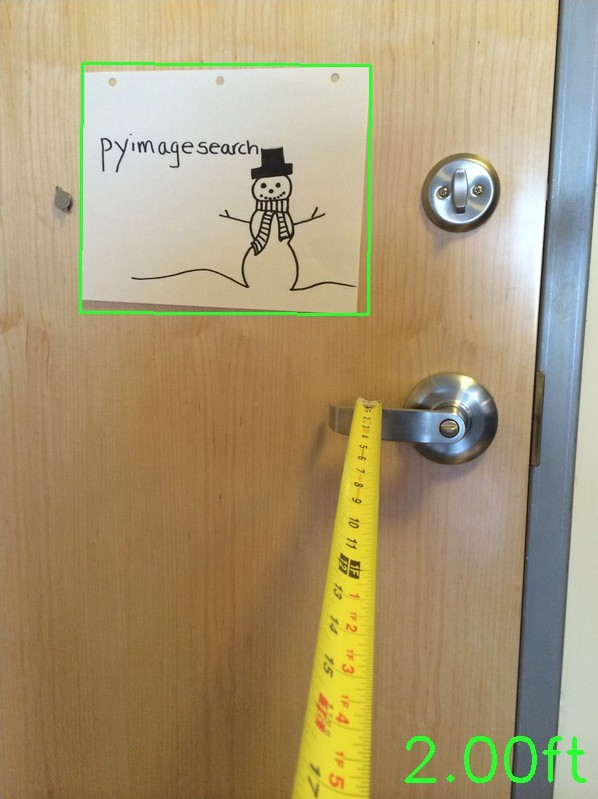
#> input picture distance_to_camera/2ft.jpg, 598 x 799 px
$ python distance_to_camera.py   (older library calls are emulated)
#> lines starting #> are read from the running program, lines starting #| are printed output that depends on the picture; after the words box and inside, x2 and y2 are one past the last pixel; in counts of white or black regions, pixels touching at a corner belong together
from imutils import paths
import numpy as np
import imutils
import cv2

# initialize the known distance from the camera to the object, which
# in this case is 24 inches
KNOWN_DISTANCE = 24.0

# initialize the known object width, which in this case, the piece of
# paper is 12 inches wide
KNOWN_WIDTH = 11.0

def get_focalLength():
    # load the furst image that contains an object that is KNOWN TO BE 2 feet
    # from our camera, then find the paper marker in the image, and initialize
    # the focal length
    image = cv2.imread("./2ft.jpg")
#> image is the input picture: shape (799, 598, 3); mean B, G, R 115.6, 152.1, 168.4
    marker = find_marker(image)
    focalLength = (marker[1][0] * KNOWN_DISTANCE) / KNOWN_WIDTH

    return focalLength


def find_marker(image):
    # convert the image to grayscale, blur it, and detect edges
    gray = cv2.cvtColor(image, cv2.COLOR_BGR2GRAY)
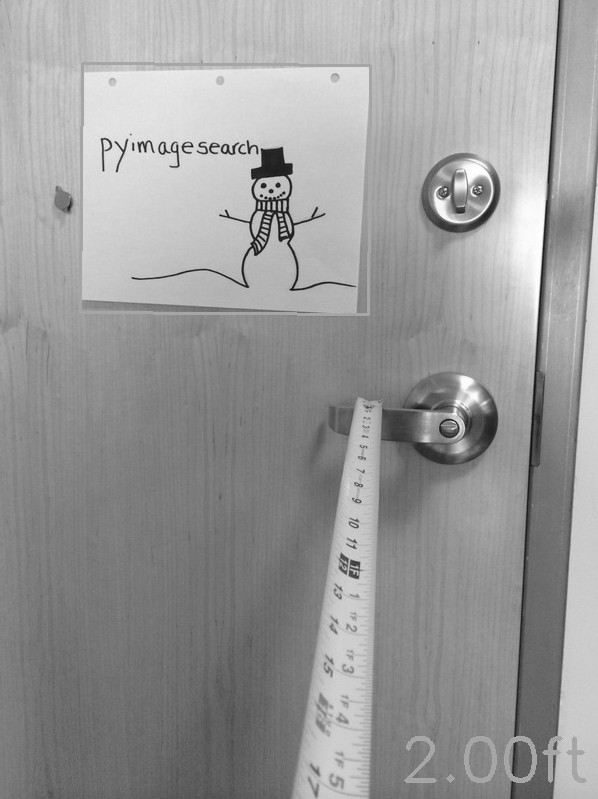
#> gray: shape (799, 598); min 11, max 255, mean 152.8
    gray = cv2.GaussianBlur(gray, (5, 5), 0)
    edged = cv2.Canny(gray, 35, 125)
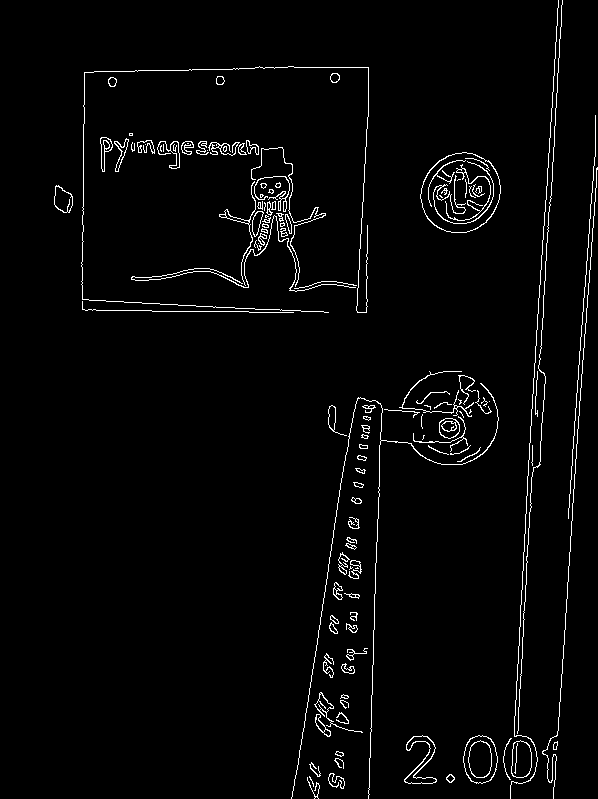
#> edged: shape (799, 598); 2.6% white in thin lines or dots

    # the contour of paper is not closed, so apply close operation(dilate and erode)
    kernel = np.ones((3, 3), np.uint8)
    close = cv2.morphologyEx(edged, cv2.MORPH_CLOSE, kernel)
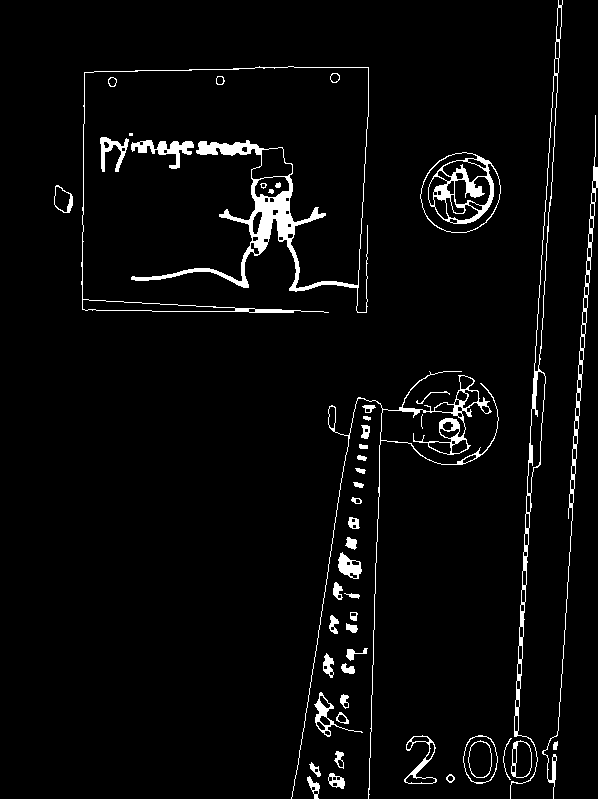
#> close: shape (799, 598); 3.7% white; 50 white regions (2 under 20 px)

    # find the contours in the edged image and keep the largest one;
    # we'll assume that this is our piece of paper in the image
    cnts = cv2.findContours(close.copy(), cv2.RETR_LIST, cv2.CHAIN_APPROX_SIMPLE)
#> cnts = 186 contours, 38 with area under 20; largest, box (x1, y1, x2, y2) and area: (81, 66, 369, 313) 6411, (420, 152, 501, 233) 4974, (510, 0, 563, 799) 3688, (291, 371, 499, 799) 2114, (420, 152, 501, 233) 1560
    cnts = imutils.grab_contours(cnts)
    c = max(cnts, key = cv2.contourArea)
#> c = contour of 726 points, box (x1, y1, x2, y2) (81, 66, 369, 313), area 6411

    # compute the bounding box of the of the paper region and return it
    return cv2.minAreaRect(c)


def distance_to_camera(knownWidth, focalLength, perWidth):
    # compute and return the distance from the maker to the camera
    return (knownWidth * focalLength) / perWidth


if __name__ == "__main__":

    focalLength = get_focalLength()
#> in get_focalLength, `marker = find_marker(image)`: marker = ((224.5, 188.8), (246.2, 286.2), -89.7)
#> in get_focalLength, `focalLength = (marker[1][0] * KNOWN_DISTANCE) / KNOWN_WIDTH`: focalLength = 537.2
#> focalLength = 537.2

    # loop over the images
    for imagePath in sorted(paths.list_images("images")):
        # load the image, find the marker in the image, then compute the
        # distance to the marker from the camera
        image = cv2.imread(imagePath)
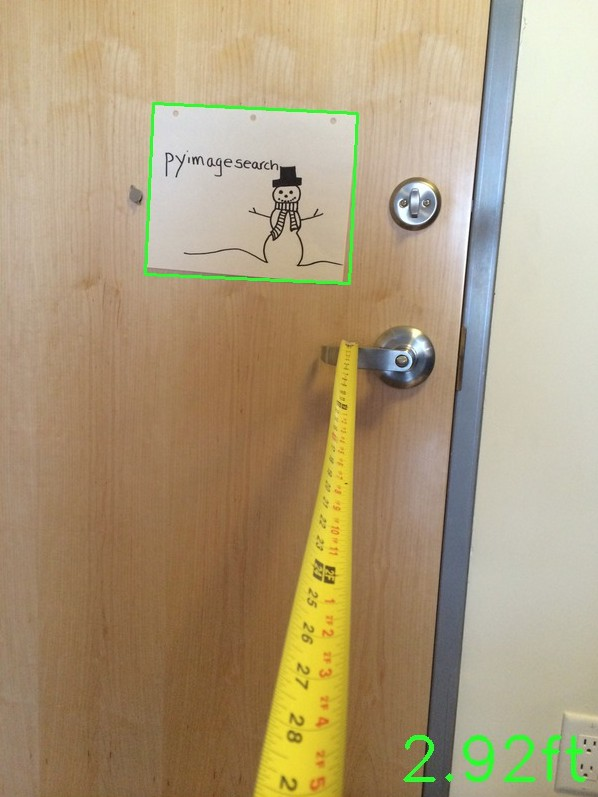
#> input picture distance_to_camera/images/3ft.jpg, 598 x 797 px
#> image is the input picture: shape (797, 598, 3); mean B, G, R 123.6, 156.1, 173.8
        marker = find_marker(image)
#> in find_marker (call 2), `gray = cv2.cvtColor(image, cv2.COLOR_BGR2GRAY)`:
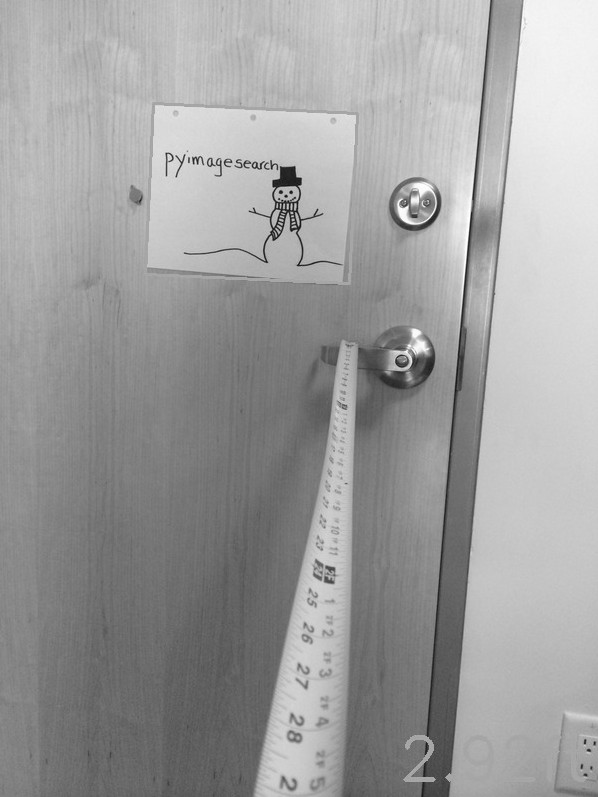
#> gray: shape (797, 598); min 8, max 255, mean 157.7
#> in find_marker (call 2), `edged = cv2.Canny(gray, 35, 125)`: edged: shape (797, 598); 2.1% white in thin lines or dots, all inside (x1, y1, x2, y2) = (129, 0, 598, 797)
#> in find_marker (call 2), `close = cv2.morphologyEx(edged, cv2.MORPH_CLOSE, kernel)`:
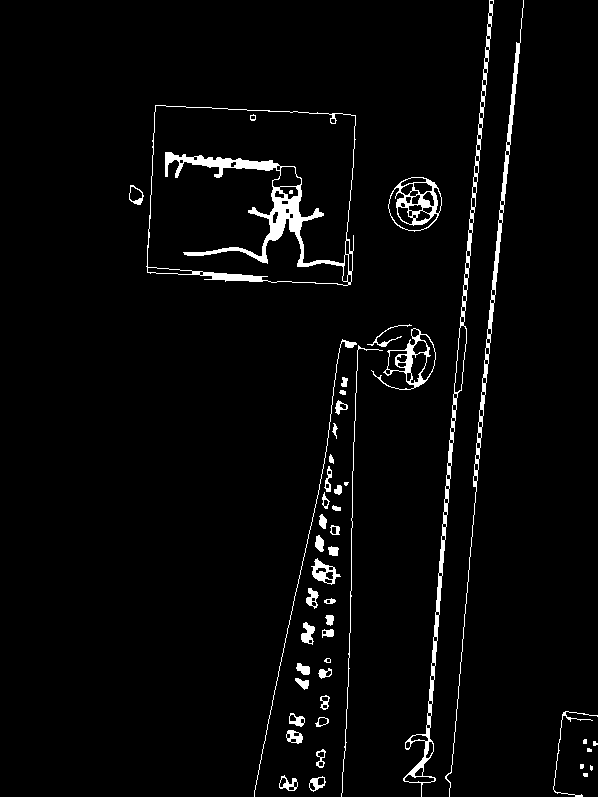
#> close: shape (797, 598); 3.2% white; 49 white regions (8 under 20 px)
#> in find_marker (call 2), `cnts = cv2.findContours(close.copy(), cv2.RETR_LIST, cv2.CHAIN_APPROX_..`: cnts = 201 contours, 72 with area under 20; largest, box (x1, y1, x2, y2) and area: (146, 105, 356, 286) 33985, (147, 105, 356, 286) 29609, (403, 0, 494, 797) 3338, (388, 177, 442, 232) 2228, (371, 328, 436, 390) 1668
#> in find_marker (call 2), `c = max(cnts, key = cv2.contourArea)`: c = contour of 135 points, box (x1, y1, x2, y2) (146, 105, 356, 286), area 33985
#> marker = ((252.4, 195.6), (173.2, 206.1), -87.38)
        inches = distance_to_camera(KNOWN_WIDTH, focalLength, marker[1][0])
#> inches = 34.12

        # draw a bounding box around the image and display it
        box = cv2.cv.BoxPoints(marker) if imutils.is_cv2() else cv2.boxPoints(marker)
#> box = ((351.3, 286.8), (145.5, 277.4), (153.4, 104.4), (359.2, 113.8))
        box = np.int0(box)
#> box = [[351, 286], [145, 277], [153, 104], [359, 113]]
        cv2.drawContours(image, [box], -1, (0, 255, 0), 2)
        cv2.putText(image, "%.2fft" % (inches / 12),
            (image.shape[1] - 200, image.shape[0] - 20), cv2.FONT_HERSHEY_SIMPLEX,
            2.0, (0, 255, 0), 3)
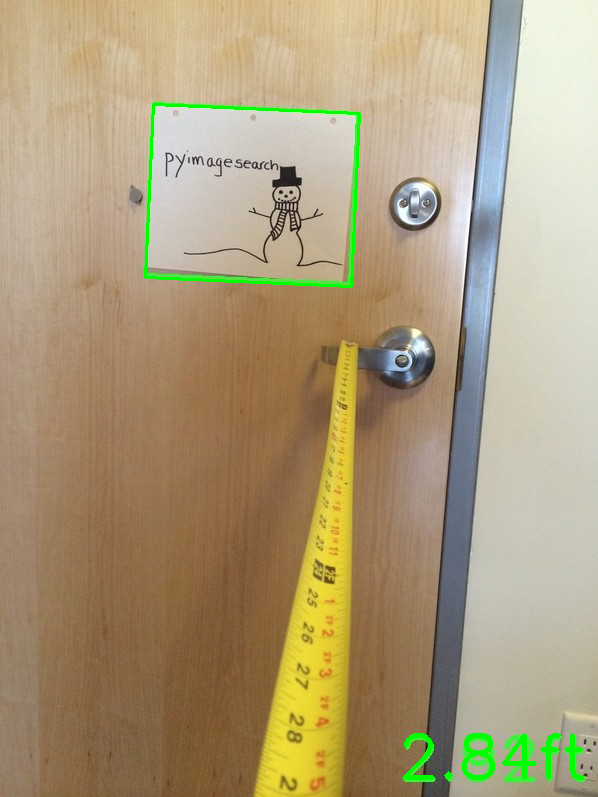
#> image: shape (797, 598, 3); mean B, G, R 122.8, 156.6, 172.8
        cv2.imshow(imagePath.split('/')[-1], image)
#> pass 2 of the loop `for imagePath in sorted(paths.list_images("images")):`:
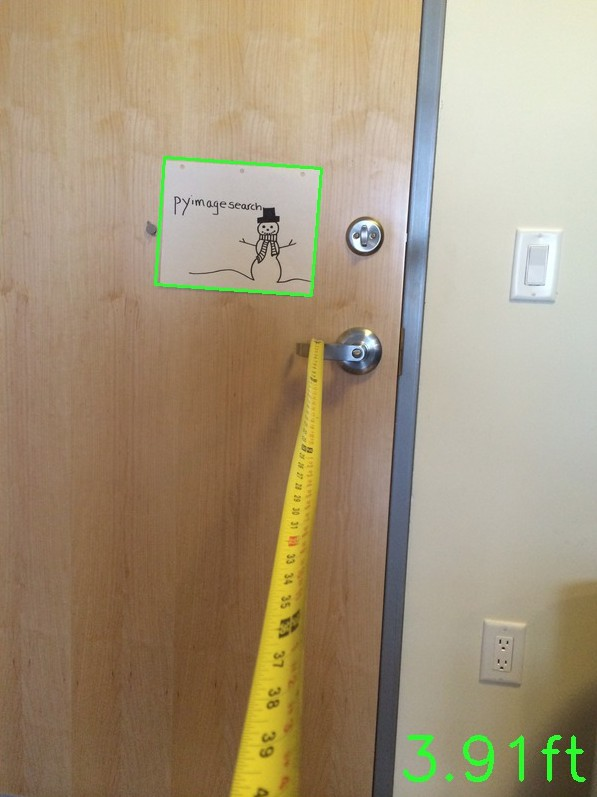
#> input picture distance_to_camera/images/4ft.jpg, 597 x 797 px
#> image is the input picture: shape (797, 597, 3); mean B, G, R 122, 148.5, 164.6
#> in find_marker (call 3), `edged = cv2.Canny(gray, 35, 125)`:
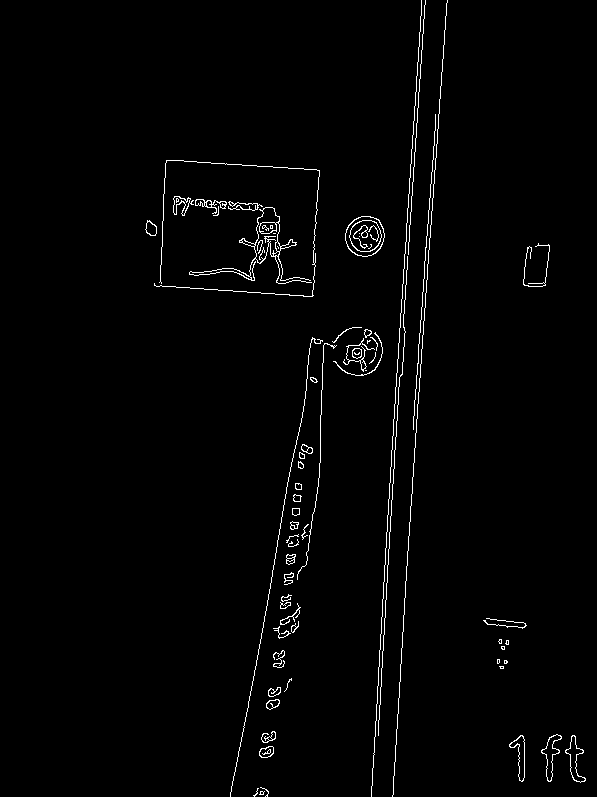
#> edged: shape (797, 597); 1.6% white in thin lines or dots, all inside (x1, y1, x2, y2) = (145, 0, 586, 797)
#> close: shape (797, 597); 2.5% white; 35 white regions (5 under 20 px)
#> cnts = 103 contours, 32 with area under 20; largest, box (x1, y1, x2, y2) and area: (154, 160, 320, 297) 19355, (160, 160, 320, 297) 17096, (371, 0, 426, 797) 2362, (345, 216, 385, 257) 1232, (392, 0, 448, 797) 972
#> c = contour of 108 points, box (x1, y1, x2, y2) (154, 160, 320, 297), area 19355
#> `marker = find_marker(image)`: marker = ((237.7, 227.6), (127.7, 159.6), -86.11)
#> inches = 46.27
#> `box = cv2.cv.BoxPoints(marker) if imutils.is_cv2() else cv2.boxPoints(..`: box = ((313, 296.7), (153.8, 285.9), (162.5, 158.4), (321.7, 169.3))
#> `box = np.int0(box)`: box = [[313, 296], [153, 285], [162, 158], [321, 169]]
#> `cv2.putText(image, "%.2fft" % (inches / 12), (image.shape[1] - 200, im..`:
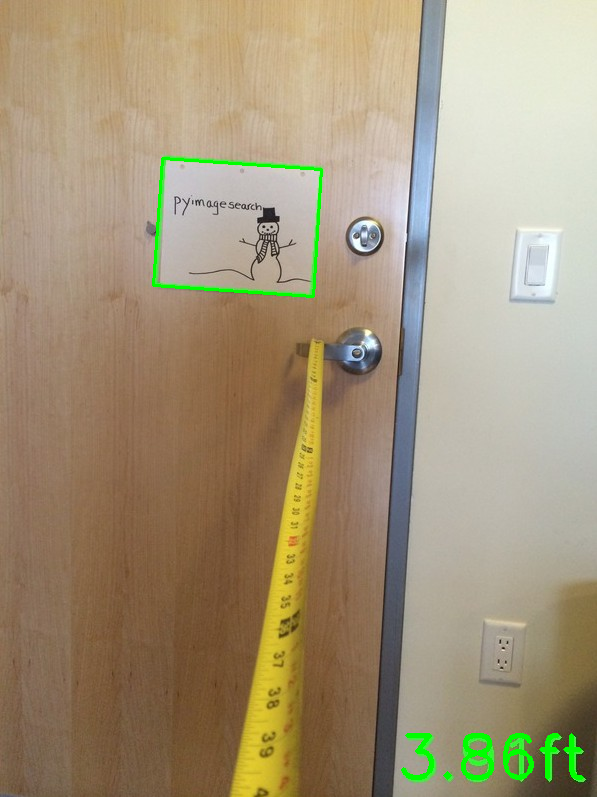
#> image: shape (797, 597, 3); mean B, G, R 121.3, 149.1, 163.7

    if cv2.waitKey(0) & 0xFF == ord('q'):
#> (key q is pressed here)
        cv2.destroyAllWindows()
